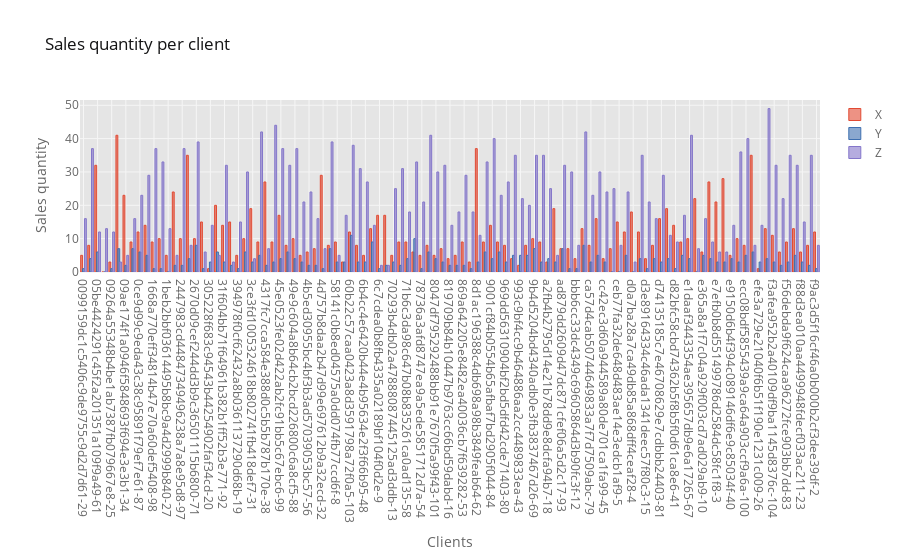

The code cell stored with this chart in its notebook:
### Code cell
df = df_sales.groupby(['id_client','product'])['revenue'].count().unstack(fill_value=0)
df.iplot(kind='bar', xTitle='Clients', yTitle='Sales quantity', title=f'Sales quantity per client')
